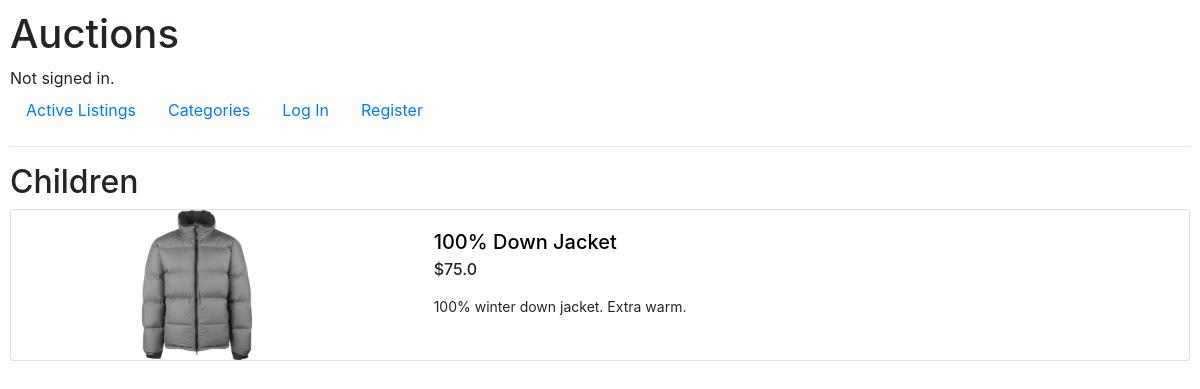
The page /category_listings/c on the database as committed earlier.
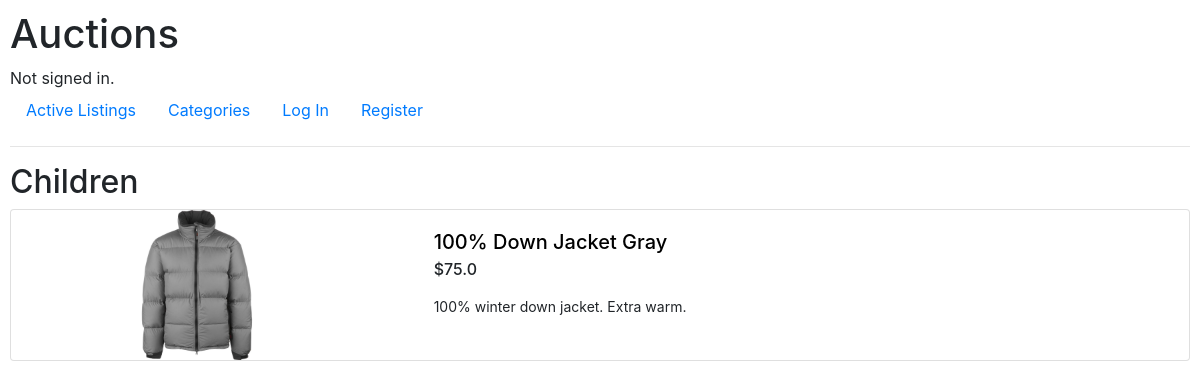
The same page on the database as committed later.
### auctions/models.py (models this page shows)
class Listing(models.Model):
    title = models.CharField(max_length=100)
    image = models.ImageField(upload_to="images/", null=True)
    description = models.CharField(max_length=300)
    starting_bid = models.FloatField()
    current_bid = models.FloatField(blank=True, null=True)
    category = models.CharField(choices=CATEGORIES, max_length=1, null=True)
    top_bidder = models.ForeignKey(User, on_delete=models.CASCADE, related_name="listings_by_bidder", blank=True, null=True)
    status = models.BooleanField(default=True)
    creator = models.ForeignKey(User, on_delete=models.CASCADE, related_name="listings_by_creator", blank=True, null=True)
    watchers = models.ManyToManyField(User, related_name="listings_by_watcher", blank=True)
    def __str__(self):
        return f"{self.title}"

### auctions/views.py (the view)
# urls.py: path("category_listings/<str:category>", views.category_listings, name="category_listings")
def category_listings(request, category):
    listings = Listing.objects.filter(category=category)
    cat_value = ''
    for i in CATEGORIES:
        if i[0] == category:
            cat_value = i[1]
    return render(request, "auctions/category_listings.html", {
        "listings": listings,
        "cat_value": cat_value
    })

### auctions/templates/auctions/category_listings.html (shortened to what this page needs)
{% extends "auctions/layout.html" %}
{% load humanize %}
{% block body %}
    <h2>{{ cat_value }}</h2>
    {% for listing in listings %}
        {% if listing.status %}
            <div class="card mb-3">
                <div class="row">
                    <div class="col-md-4">
                        <a href="{% url 'listing' listing.id %}">
                            <img src="{{ listing.image.url }}">
                        </a>
                    </div>
                    <div class="col-md-8">
                        <div class="card-body">
                            <a href="{% url 'listing' listing.id %}" style="color: black;">
                                <h5 class="card-title">{{ listing }}</h5>
                            </a>
                            <h6 class="card-subtitle mb-3">
                                {% if listing.current_bid is None %}
                                    ${{ listing.starting_bid|intcomma }}
                                {% else %}
                                    ${{ listing.current_bid|intcomma }}
                                {% endif %}
                            </h6>
                            <p class="card-text" style="font-size: 14px;">{{ listing.description }}</p>
                        </div>
                    </div>
                </div>
            </div>
        {% endif %}
    {% endfor %}
{% endblock %}

Rows that differ between the two databases and show on the page:
changed Listing "100% winter down jacket. Extra warm.": title "100% Down Jacket" → "100% Down Jacket Gray"
